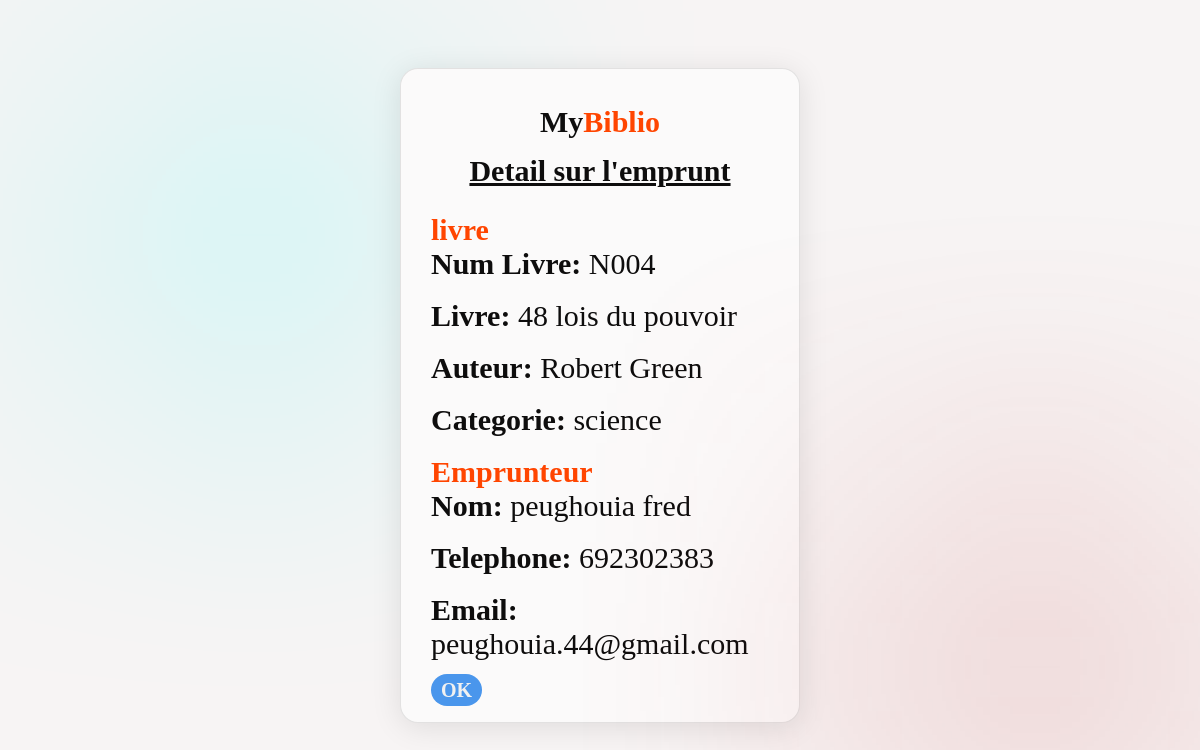
Screenshot of /connexion/ticket.php?id=4 (signed in) with the database file from the repository.
### tables this page shows
CREATE TABLE `livre` (
  `id_livre` int(11) NOT NULL,
  `titre` varchar(100) NOT NULL,
  `auteurs` varchar(100) NOT NULL,
  `categorie` varchar(25) NOT NULL,
  `description` varchar(200) NOT NULL,
  `annee_publication` int(11) NOT NULL,
  `nb_exemplaire` int(5) NOT NULL,
  `url_image` varchar(255) DEFAULT NULL
);

CREATE TABLE `client` (
  `id_client` int(11) NOT NULL,
  `nom` varchar(100) NOT NULL,
  `email` varchar(50) NOT NULL,
  `password` varchar(255) NOT NULL,
  `numeroTel` int(15) NOT NULL
);

### connexion/ticket.php (the view, shortened to what this page needs)
<?php
    include('../Config/Config.php');
    $id_client = $_SESSION["user_id"];
    $reqe =  "SELECT nom, email, numeroTel FROM client WHERE id_client = $id_client";
    $rese = $bdd -> query($reqe);
    $datacli = $rese -> fetch();
    $id_livre = $_GET["id"];
    $req =  "SELECT id_livre,titre,auteurs,categorie FROM livre WHERE id_livre = $id_livre";
    $res = $bdd -> query($req);
    $data = $res -> fetch();
    ?>
<!DOCTYPE html>
<html lang="en">
<head>
    <link rel="stylesheet" href="../styles/stylelivre.css">
    <link rel="stylesheet" href="../styles/styleticket.css">
</head>
<body>
    <div class="container">
        <div class="logo">
            My<span class="log">Biblio</span>
        </div>
        <p>Detail sur l'emprunt</p>
        <label class="em">livre</label><br>
        <span>Num Livre: </span><label>N00<?php echo  $data["id_livre"]; ?></label><br><br>
        <span>Livre: </span><label><?php echo  $data["titre"]; ?></label><br><br>
        <span>Auteur: </span><label><?php echo  $data["auteurs"]; ?></label><br><br>
        <span>Categorie: </span><label><?php echo  $data["categorie"]; ?></label><br><br>
        <label class="em">Emprunteur</label><br>
        <span>Nom: </span><label><?php echo  $datacli["nom"]; ?></label><br><br>
        <span>Telephone: </span><label><?php echo  $datacli["numeroTel"]; ?></label><br><br>
        <span>Email: </span><label><?php echo  $datacli["email"]; ?></label><br><br>
        <a href="http://localhost/bibliotheque/connexion/landing.php">OK</a>
    </div>
</body>
</html>

### styles/stylelivre.css (style rules this page uses)
* { margin:0; padding: 0; border: none; outline: none; box-sizing: border-box; }
body { display: flex; align-items: center; justify-content: center; min-height: 100vh; padding: 0 10px; background: rgb(247, 244, 244); overflow: hidden; }
body::before { content: ""; position:absolute; width: 150px; height: 150px; background-color: aqua; left: 15%; top: 20%; filter: blur(150px); }
body::after { content: ""; position:absolute; width: 150px; height: 150px; background-color: rgb(195, 35, 35); left: 80%; top: 74%; filter: blur(150px); }
.container { width: 25rem; color: #0e0d0d; background: rgb(251, 250, 250); padding: 20px 30px; border-radius: 18px; box-shadow:0 4px 30px rgba(0, 0, 0, 0.1) ; backdrop-filter: blur(7.4px); -webkit-backdrop-filter: blur(7.4px); border:1px solid rgba(0, 0, 0, 0.1); margin-bottom: 10px; }

### styles/styleticket.css (style rules this page uses)
.logo { margin: 15px 100px; font-size: 30px; line-height: 35px; font-weight: bold; text-align: center; }
.log { color: #ff4500; }
p { text-align: center; font-size: 30px; font-weight: bold; text-decoration: underline; margin-bottom: 25px; }
.em { text-align: center; font-size: 30px; font-weight: bold; margin-bottom: 25px; text-align: center; color:#ff4500 ; }
span { font-size: 30px; font-weight: bold; }
label { font-size: 30px; }
a { margin-top: 20px; padding: 5px 10px; color: #f1f1f1; text-decoration: none; background-color: rgb(74, 150, 236); font-weight: bold; border-radius: 25px; font-size: 20px; }

### rows the page displays
livre: id_livre "4", titre "48 lois du pouvoir", auteurs "Robert Green", categorie "science"
client: nom "peughouia fred", numeroTel "692302383", email "peughouia.44@gmail.com"
